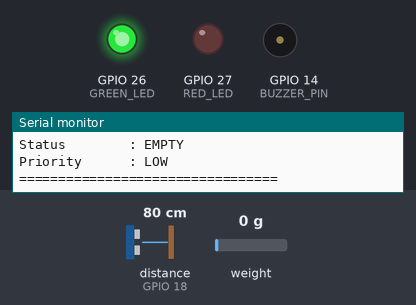
Simulated run of this sketch. Board: ESP32. Shown: output pins drawn as LEDs (lit = HIGH), buzzer (waves = sounding, pin HIGH), the last lines printed to the serial monitor. Wiring (inferred from the names in the program): ultrasonic range finder: trigger GPIO 5; echo GPIO 18. Inputs (shaded band) come from the test bench; at power-on: distance to the obstacle (sensor on GPIO 18) 80 cm, weight on the scale 0 g. The echo pulse lasts 58.3 µs per cm; WiFi joins after 1.5 s; servers stay silent unless stated; pins used as bus, display or sensor lines are not drawn.

Above: at 4.7 s.
4.8 s: distance to the obstacle (sensor on GPIO 18) set to 16 cm
8.7 s: distance to the obstacle (sensor on GPIO 18) set to 12 cm
At 11.5 s:
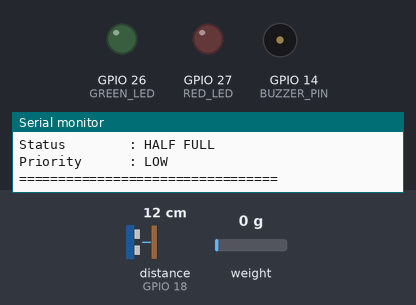
15.0 s: distance to the obstacle (sensor on GPIO 18) set to 7 cm
18.4 s: distance to the obstacle (sensor on GPIO 18) set to 4 cm
At 20.3 s:
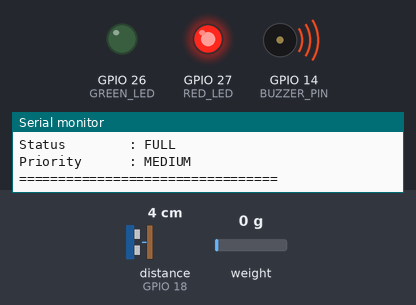
27.1 s: distance to the obstacle (sensor on GPIO 18) set to 9 cm
At 29.0 s:
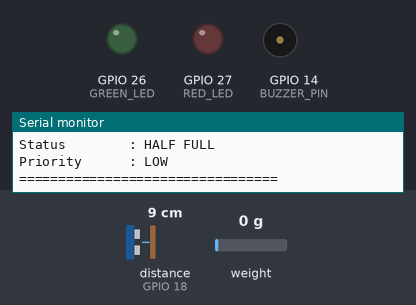
Timing chart, 0 to 30.5 s (numbered marks = the images above; inputs shaded):
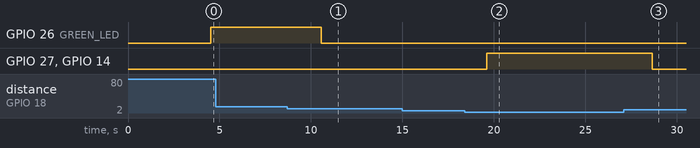

Measured:
- the behaviour switches between 15 and 14 cm on distance to the obstacle (sensor on GPIO 18) (found by bisection; images 0 and 1)
- the behaviour switches between 6 and 5 cm on distance to the obstacle (sensor on GPIO 18) (found by bisection; images 1 and 2)
- after the input at 8.7 s, GPIO 26 (GREEN_LED): HIGH → LOW after 1.9 s
- after the input at 18.4 s, GPIO 27 (RED_LED), GPIO 14 (BUZZER_PIN): LOW → HIGH after 1.2 s
- after the input at 27.1 s, GPIO 27 (RED_LED), GPIO 14 (BUZZER_PIN): HIGH → LOW after 1.6 s

The sketch:

Ultrasonic_Test.ino
```cpp
#include <WiFi.h>
#include "HX711.h"

//===================== PIN DEFINITIONS =====================

// Ultrasonic Sensor
#define TRIG_PIN 5
#define ECHO_PIN 18

// HX711
#define DT 4
#define SCK 2

// Buzzer
#define BUZZER_PIN 14

// LEDs

#define GREEN_LED 26
#define RED_LED 27

//===========================================================
// WiFi Credentials
//===========================================================

const char* ssid = "VB";
const char* password = "harini@2006";

//===========================================================
// Settings
//===========================================================

const float BIN_HEIGHT = 30.0;      // Dustbin height (cm)
float calibration_factor = -7050.0; // Change after calibration

HX711 scale;

//===========================================================
// Connect WiFi
//===========================================================

void connectWiFi()
{
  WiFi.mode(WIFI_STA);
  WiFi.disconnect(true);
  delay(1000);

  Serial.println();
  Serial.print("Connecting to WiFi: ");
  Serial.println(ssid);

  WiFi.begin(ssid, password);

  int retry = 0;

  while (WiFi.status() != WL_CONNECTED && retry < 30)
  {
    delay(500);
    Serial.print(".");
    retry++;
  }

  Serial.println();

  if (WiFi.status() == WL_CONNECTED)
  {
    Serial.println("=================================");
    Serial.println("WiFi Connected Successfully!");
    Serial.print("IP Address : ");
    Serial.println(WiFi.localIP());
    Serial.println("=================================");
  }
  else
  {
    Serial.println("=================================");
    Serial.println("WiFi Connection Failed!");
    Serial.print("WiFi Status = ");
    Serial.println(WiFi.status());
    Serial.println("=================================");
  }
}

//===========================================================
// Setup
//===========================================================

void setup()
{
  Serial.begin(115200);

  // Ultrasonic
  pinMode(TRIG_PIN, OUTPUT);
  pinMode(ECHO_PIN, INPUT);

  // HX711
  scale.begin(DT, SCK);
  scale.set_scale(calibration_factor);
  scale.tare();

  // LEDs
  pinMode(GREEN_LED, OUTPUT);
  pinMode(RED_LED, OUTPUT);

  // Buzzer
  pinMode(BUZZER_PIN, OUTPUT);

  digitalWrite(GREEN_LED, LOW);
  digitalWrite(RED_LED, LOW);
  digitalWrite(BUZZER_PIN, LOW);

  connectWiFi();

  Serial.println();
  Serial.println("=================================");
  Serial.println("     BINPULSE SMART DUSTBIN");
  Serial.println("=================================");
}

//===========================================================
// Loop
//===========================================================

void loop()
{
  //================ Ultrasonic ==================

  digitalWrite(TRIG_PIN, LOW);
  delayMicroseconds(2);

  digitalWrite(TRIG_PIN, HIGH);
  delayMicroseconds(10);

  digitalWrite(TRIG_PIN, LOW);

  long duration = pulseIn(ECHO_PIN, HIGH, 30000);

  if (duration == 0)
  {
    Serial.println("Ultrasonic Timeout!");
    delay(1000);
    return;
  }

  float distance = duration * 0.0343 / 2.0;

  //================ Fill Percentage ==================

  float fill = ((BIN_HEIGHT - distance) / BIN_HEIGHT) * 100;

  if (fill < 0) fill = 0;
  if (fill > 100) fill = 100;

  //================ Weight ==================

  float weight = scale.get_units(10);

  //================ Status ==================

  String status;

  if (fill >= 100)
    status = "OVERFLOW";
  else if (fill >= 80)
    status = "FULL";
  else if (fill >= 50)
    status = "HALF FULL";
  else
    status = "EMPTY";

  //================ Priority ==================

  String priority;

  if (fill >= 80 && weight >= 4)
    priority = "HIGH";
  else if (fill >= 80 || weight >= 2)
    priority = "MEDIUM";
  else
    priority = "LOW";

  //================ LEDs & Buzzer ==================

  if (fill < 50)
  {
    digitalWrite(GREEN_LED, HIGH);

    digitalWrite(RED_LED, LOW);
    digitalWrite(BUZZER_PIN, LOW);
  }
  else if (fill < 80)
  {
    digitalWrite(GREEN_LED, LOW);

    digitalWrite(RED_LED, LOW);
    digitalWrite(BUZZER_PIN, LOW);
  }
  else
  {
    digitalWrite(GREEN_LED, LOW);

    digitalWrite(RED_LED, HIGH);
    digitalWrite(BUZZER_PIN, HIGH);
  }

  //================ Serial Output ==================

  Serial.println();
  Serial.println("=================================");
  Serial.println("        BINPULSE STATUS");
  Serial.println("=================================");

  Serial.print("Distance      : ");
  Serial.print(distance);
  Serial.println(" cm");

  Serial.print("Fill Level    : ");
  Serial.print(fill);
  Serial.println(" %");

  Serial.print("Weight        : ");
  Serial.print(weight);
  Serial.println(" kg");

  Serial.print("Status        : ");
  Serial.println(status);

  Serial.print("Priority      : ");
  Serial.println(priority);

  Serial.println("=================================");

  delay(2000);
}
```
